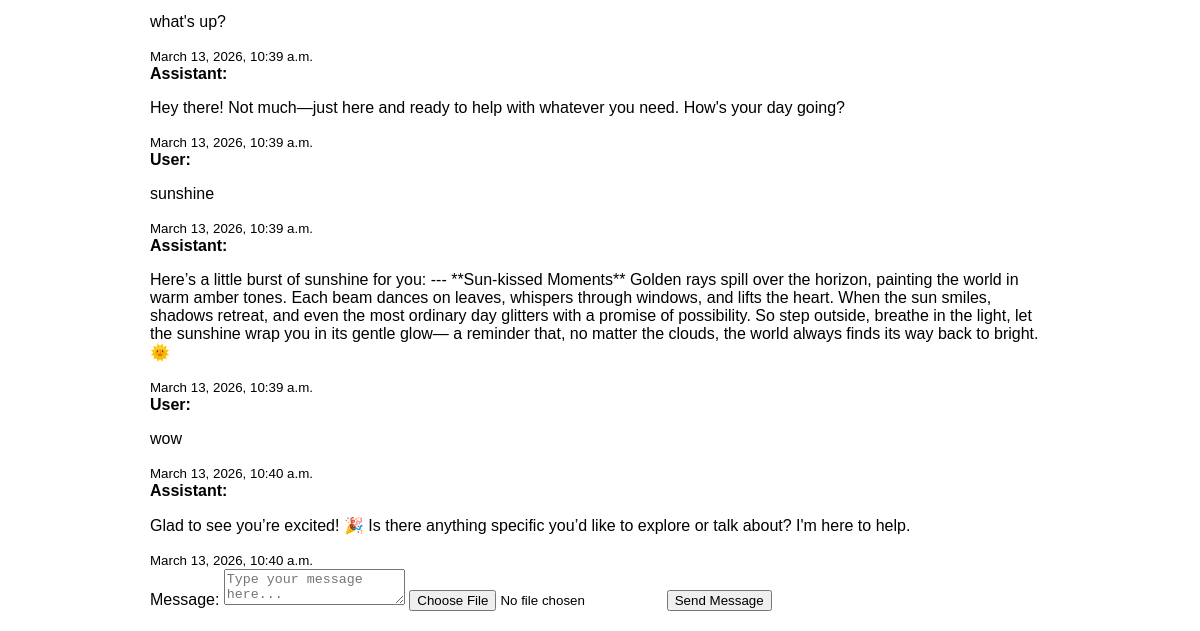
Before: /sessions/1/ (signed in, lower part) with the older database file.
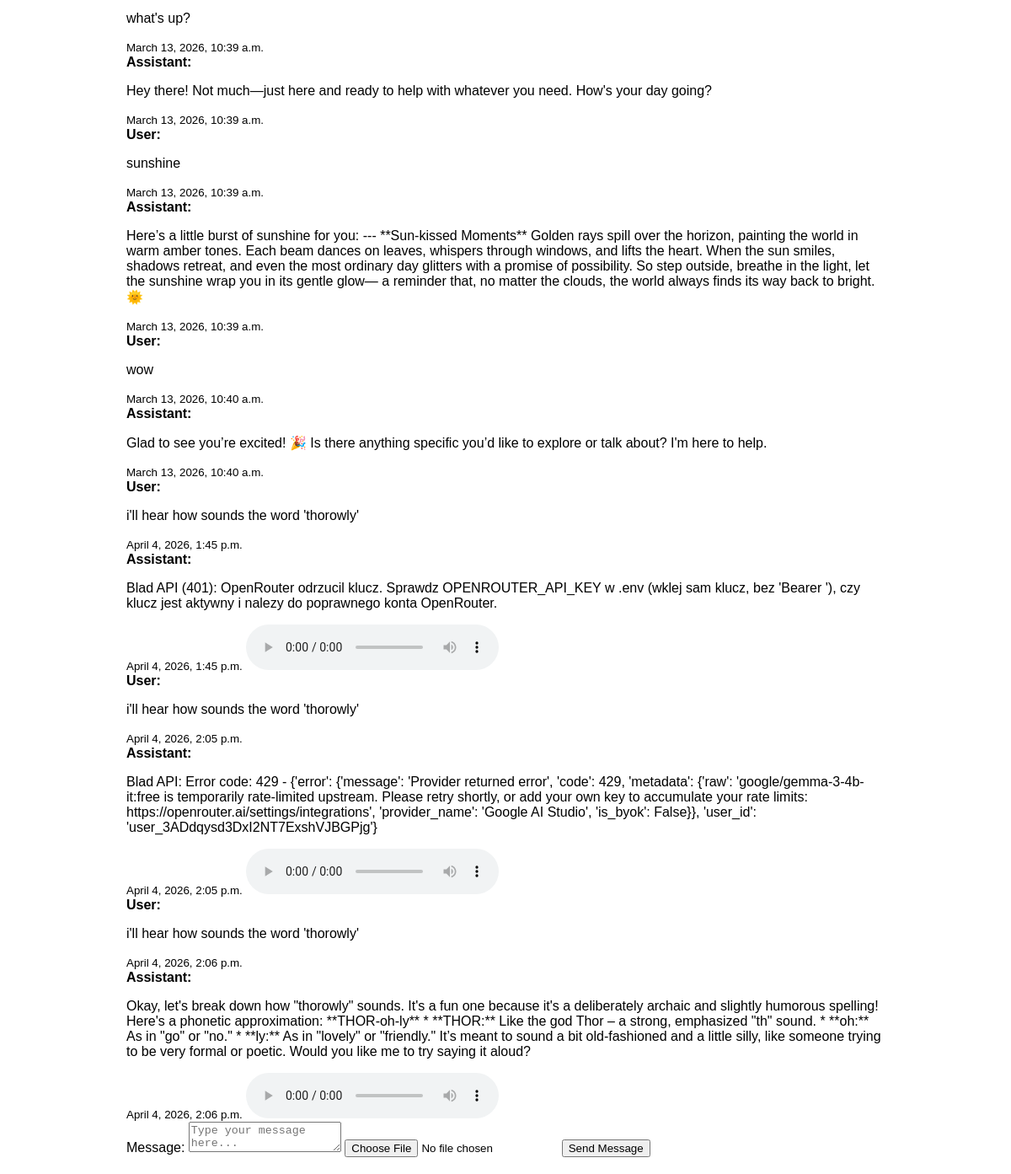
After: the same page with the newer database file.
### chat/models.py (models this page shows, shortened)
class ChatMessage(models.Model):
    ROLE_CHOICES = [
        ('user', 'User'),
        ('assistant', 'Assistant'),
    ]
    session = models.ForeignKey(ChatSession, on_delete=models.CASCADE, related_name='messages')
    role = models.CharField(max_length=20, choices=ROLE_CHOICES)
    content = models.TextField()
    created_at = models.DateTimeField(auto_now_add=True)

class AudioMessage(models.Model):
    message = models.ForeignKey(ChatMessage, on_delete=models.CASCADE, related_name='audio')
    audio_file = models.FileField(upload_to='audio/')
    created_at = models.DateTimeField(auto_now_add=True)

### chat/views.py (the view, shortened to what this page needs)
# urls.py: path('sessions/<int:session_id>/', views.session_detail, name='session_detail'),
@login_required
def session_detail(request, session_id):
    ALLOWED = ['text/plain', 'application/pdf', 'image/jpeg', 'image/png']
    MAX_SIZE = 5 * 1024 * 1024  # 5 MB
    session = get_object_or_404(ChatSession, id=session_id, user=request.user)
    return render(request, 'chat/session_detail.html', {'session': session})

### chat/templates/chat/session_detail.html (shortened to what this page needs)
{% extends "chat/base.html" %}
{% block content %}
    {% if session.messages.all %}
        <div>
            {% for message in session.messages.all %}
                <div>
                    <strong>{{ message.get_role_display }}:</strong>
                    <p>{{ message.content }}</p>
                    <small>{{ message.created_at }}</small>
                    {% if message.role == 'assistant' and message.audio.first %}
                        <audio controls src="{{ message.audio.first.audio_file.url }}"></audio>
                    {% endif %}
                </div>
            {% endfor %}
        </div>
    {% else %}
        <p>No messages yet. Send a message to start the conversation.</p>
    {% endif %}
    <form method="post" enctype="multipart/form-data" action="{% url 'session_detail' session_id=session.id %}">
        <label for="message">Message:</label>
        <textarea
            id="message"
            name="message"
            placeholder="Type your message here..."
            required
        ></textarea>
        <input type="file" name="file" accept=".txt,.pdf,.jpg,.jpeg,.png,text/plain,application/pdf,image/jpeg,image/png">
        <button type="submit">Send Message</button>
    </form>
{% endblock %}

Changed rows visible on the page:
added ChatMessage: role "User", content "i'll hear how sounds the word 'thorowly'", created_at "April 4, 2026, 1:45 p.m."
added ChatMessage: role "Assistant", content "Blad API (401): OpenRouter odrzucil klucz. Sprawdz OPENROUTER_API_KEY w .env (wklej sam klucz, bez 'Bearer '), czy klucz jest aktywny i nalezy do poprawnego konta OpenRouter.", created_at "April 4, 2026, 1:45 p.m."
added ChatMessage: role "User", content "i'll hear how sounds the word 'thorowly'", created_at "April 4, 2026, 2:05 p.m."
added ChatMessage: role "Assistant", content "Blad API: Error code: 429 - {'error': {'message': 'Provider returned error', 'code': 429, 'metadata': {'raw': 'google/gemma-3-4b-it:free is temporarily rate-limited upstream. Please retry shortly, or add your own key to accumulate your rate limits: https://openrouter.ai/settings/integrations', 'provider_name': 'Google AI Studio', 'is_byok': False}}, 'user_id': 'user_3ADdqysd3DxI2NT7ExshVJBGPjg'}", created_at "April 4, 2026, 2:05 p.m."
added ChatMessage: role "User", content "i'll hear how sounds the word 'thorowly'", created_at "April 4, 2026, 2:06 p.m."
added ChatMessage: role "Assistant", content "Okay, let's break down how \"thorowly\" sounds. It's a fun one because it's a deliberately archaic and slightly humorous spelling! Here's a phonetic approximation: **THOR-oh-ly** * **THOR:** Like the god Thor – a strong, emphasized \"th\" sound. * **oh:** As in \"go\" or \"no.\" * **ly:** As in \"lovely\" or \"friendly.\" It’s meant to sound a bit old-fashioned and a little silly, like someone trying to be very formal or poetic. Would you like me to try saying it aloud?", created_at "April 4, 2026, 2:06 p.m."
